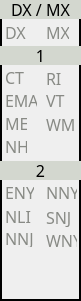
   <widget class="QFrame" name="frame_9">
    <property name="geometry">
     <rect>
      <x>350</x>
      <y>164</y>
      <width>81</width>
      <height>301</height>
     </rect>
    </property>
    <property name="font">
     <font>
      <family>Monospace</family>
      <pointsize>12</pointsize>
     </font>
    </property>
    <property name="frameShape">
     <enum>QFrame::WinPanel</enum>
    </property>
    <property name="frameShadow">
     <enum>QFrame::Plain</enum>
    </property>
    <widget class="QLabel" name="label_15">
     <property name="geometry">
      <rect>
       <x>0</x>
       <y>0</y>
       <width>81</width>
       <height>19</height>
      </rect>
     </property>
     <property name="font">
      <font>
       <family>JetBrains Mono</family>
       <bold>false</bold>
      </font>
     </property>
     <property name="styleSheet">
      <string notr="true">background-color: rgb(211, 215, 207);
color: rgb(0, 0, 0);</string>
     </property>
     <property name="text">
      <string>DX / MX</string>
     </property>
     <property name="alignment">
      <set>Qt::AlignCenter</set>
     </property>
    </widget>
    <widget class="QLabel" name="label_16">
     <property name="geometry">
      <rect>
       <x>0</x>
       <y>46</y>
       <width>81</width>
       <height>19</height>
      </rect>
     </property>
     <property name="font">
      <font>
       <family>JetBrains Mono</family>
       <bold>false</bold>
      </font>
     </property>
     <property name="styleSheet">
      <string notr="true">background-color: rgb(211, 215, 207);
color: rgb(0, 0, 0);</string>
     </property>
     <property name="text">
      <string>1</string>
     </property>
     <property name="alignment">
      <set>Qt::AlignCenter</set>
     </property>
    </widget>
    <widget class="QLabel" name="label_17">
     <property name="geometry">
      <rect>
       <x>0</x>
       <y>161</y>
       <width>81</width>
       <height>19</height>
      </rect>
     </property>
     <property name="font">
      <font>
       <family>JetBrains Mono</family>
       <bold>false</bold>
      </font>
     </property>
     <property name="styleSheet">
      <string notr="true">background-color: rgb(211, 215, 207);
color: rgb(0, 0, 0);</string>
     </property>
     <property name="text">
      <string>2</string>
     </property>
     <property name="alignment">
      <set>Qt::AlignCenter</set>
     </property>
    </widget>
    <widget class="QLabel" name="Section_DX">
     <property name="geometry">
      <rect>
       <x>5</x>
       <y>24</y>
       <width>21</width>
       <height>17</height>
      </rect>
     </property>
     <property name="font">
      <font>
       <family>JetBrains Mono</family>
       <pointsize>12</pointsize>
      </font>
     </property>
     <property name="styleSheet">
      <string notr="true">color: rgb(136, 138, 133);</string>
     </property>
     <property name="text">
      <string>DX</string>
     </property>
    </widget>
    <widget class="QLabel" name="Section_CT">
     <property name="geometry">
      <rect>
       <x>5</x>
       <y>69</y>
       <width>20</width>
       <height>17</height>
      </rect>
     </property>
     <property name="font">
      <font>
       <family>JetBrains Mono</family>
       <pointsize>12</pointsize>
       <bold>false</bold>
      </font>
     </property>
     <property name="styleSheet">
      <string notr="true">color: rgb(136, 138, 133);</string>
     </property>
     <property name="text">
      <string>CT</string>
     </property>
    </widget>
    <widget class="QLabel" name="Section_RI">
     <property name="geometry">
      <rect>
       <x>46</x>
       <y>69</y>
       <width>20</width>
       <height>19</height>
      </rect>
     </property>
     <property name="font">
      <font>
       <family>JetBrains Mono</family>
       <pointsize>12</pointsize>
       <bold>false</bold>
      </font>
     </property>
     <property name="styleSheet">
      <string notr="true">color: rgb(136, 138, 133);</string>
     </property>
     <property name="text">
      <string>RI</string>
     </property>
    </widget>
    <widget class="QLabel" name="Section_EMA">
     <property name="geometry">
      <rect>
       <x>5</x>
       <y>92</y>
       <width>32</width>
       <height>17</height>
      </rect>
     </property>
     <property name="font">
      <font>
       <family>JetBrains Mono</family>
       <pointsize>12</pointsize>
       <bold>false</bold>
      </font>
     </property>
     <property name="styleSheet">
      <string notr="true">color: rgb(136, 138, 133);</string>
     </property>
     <property name="text">
      <string>EMA</string>
     </property>
    </widget>
    <widget class="QLabel" name="Section_VT">
     <property name="geometry">
      <rect>
       <x>46</x>
       <y>92</y>
       <width>20</width>
       <height>17</height>
      </rect>
     </property>
     <property name="font">
      <font>
       <family>JetBrains Mono</family>
       <pointsize>12</pointsize>
       <bold>false</bold>
      </font>
     </property>
     <property name="styleSheet">
      <string notr="true">color: rgb(136, 138, 133);</string>
     </property>
     <property name="text">
      <string>VT</string>
     </property>
    </widget>
    <widget class="QLabel" name="Section_ME">
     <property name="geometry">
      <rect>
       <x>5</x>
       <y>115</y>
       <width>22</width>
       <height>17</height>
      </rect>
     </property>
     <property name="font">
      <font>
       <family>JetBrains Mono</family>
       <pointsize>12</pointsize>
       <bold>false</bold>
      </font>
     </property>
     <property name="styleSheet">
      <string notr="true">color: rgb(136, 138, 133);</string>
     </property>
     <property name="text">
      <string>ME</string>
     </property>
    </widget>
    <widget class="QLabel" name="Section_WMA">
     <property name="geometry">
      <rect>
       <x>46</x>
       <y>115</y>
       <width>29</width>
       <height>19</height>
      </rect>
     </property>
     <property name="font">
      <font>
       <family>JetBrains Mono</family>
       <pointsize>12</pointsize>
       <bold>false</bold>
      </font>
     </property>
     <property name="styleSheet">
      <string notr="true">color: rgb(136, 138, 133);</string>
     </property>
     <property name="text">
      <string>WMA</string>
     </property>
    </widget>
    <widget class="QLabel" name="Section_NH">
     <property name="geometry">
      <rect>
       <x>5</x>
       <y>138</y>
       <width>22</width>
       <height>17</height>
      </rect>
     </property>
     <property name="font">
      <font>
       <family>JetBrains Mono</family>
       <pointsize>12</pointsize>
       <bold>false</bold>
      </font>
     </property>
     <property name="styleSheet">
      <string notr="true">color: rgb(136, 138, 133);</string>
     </property>
     <property name="text">
      <string>NH</string>
     </property>
    </widget>
    <widget class="QLabel" name="Section_ENY">
     <property name="geometry">
      <rect>
       <x>5</x>
       <y>184</y>
       <width>29</width>
       <height>17</height>
      </rect>
     </property>
     <property name="font">
      <font>
       <family>JetBrains Mono</family>
       <pointsize>12</pointsize>
       <bold>false</bold>
      </font>
     </property>
     <property name="styleSheet">
      <string notr="true">color: rgb(136, 138, 133);</string>
     </property>
     <property name="text">
      <string>ENY</string>
     </property>
    </widget>
    <widget class="QLabel" name="Section_NNY">
     <property name="geometry">
      <rect>
       <x>46</x>
       <y>184</y>
       <width>31</width>
       <height>17</height>
      </rect>
     </property>
     <property name="font">
      <font>
       <family>JetBrains Mono</family>
       <pointsize>12</pointsize>
       <bold>false</bold>
      </font>
     </property>
     <property name="styleSheet">
      <string notr="true">color: rgb(136, 138, 133);</string>
     </property>
     <property name="text">
      <string>NNY</string>
     </property>
    </widget>
    <widget class="QLabel" name="Section_NLI">
     <property name="geometry">
      <rect>
       <x>5</x>
       <y>207</y>
       <width>29</width>
       <height>19</height>
      </rect>
     </property>
     <property name="font">
      <font>
       <family>JetBrains Mono</family>
       <pointsize>12</pointsize>
       <bold>false</bold>
      </font>
     </property>
     <property name="styleSheet">
      <string notr="true">color: rgb(136, 138, 133);</string>
     </property>
     <property name="text">
      <string>NLI</string>
     </property>
    </widget>
    <widget class="QLabel" name="Section_SNJ">
     <property name="geometry">
      <rect>
       <x>46</x>
       <y>207</y>
       <width>31</width>
       <height>20</height>
      </rect>
     </property>
     <property name="font">
      <font>
       <family>JetBrains Mono</family>
       <pointsize>12</pointsize>
       <bold>false</bold>
      </font>
     </property>
     <property name="styleSheet">
      <string notr="true">color: rgb(136, 138, 133);</string>
     </property>
     <property name="text">
      <string>SNJ</string>
     </property>
    </widget>
    <widget class="QLabel" name="Section_NNJ">
     <property name="geometry">
      <rect>
       <x>5</x>
       <y>230</y>
       <width>30</width>
       <height>17</height>
      </rect>
     </property>
     <property name="font">
      <font>
       <family>JetBrains Mono</family>
       <pointsize>12</pointsize>
       <bold>false</bold>
      </font>
     </property>
     <property name="styleSheet">
      <string notr="true">color: rgb(136, 138, 133);</string>
     </property>
     <property name="text">
      <string>NNJ</string>
     </property>
    </widget>
    <widget class="QLabel" name="Section_WNY">
     <property name="geometry">
      <rect>
       <x>46</x>
       <y>230</y>
       <width>31</width>
       <height>20</height>
      </rect>
     </property>
     <property name="font">
      <font>
       <family>JetBrains Mono</family>
       <pointsize>12</pointsize>
       <bold>false</bold>
      </font>
     </property>
     <property name="styleSheet">
      <string notr="true">color: rgb(136, 138, 133);</string>
     </property>
     <property name="text">
      <string>WNY</string>
     </property>
    </widget>
    <widget class="QLabel" name="Section_MX">
     <property name="geometry">
      <rect>
       <x>46</x>
       <y>24</y>
       <width>23</width>
       <height>17</height>
      </rect>
     </property>
     <property name="font">
      <font>
       <family>JetBrains Mono</family>
       <pointsize>12</pointsize>
      </font>
     </property>
     <property name="styleSheet">
      <string notr="true">color: rgb(136, 138, 133);</string>
     </property>
     <property name="text">
      <string>MX</string>
     </property>
    </widget>
   </widget>
